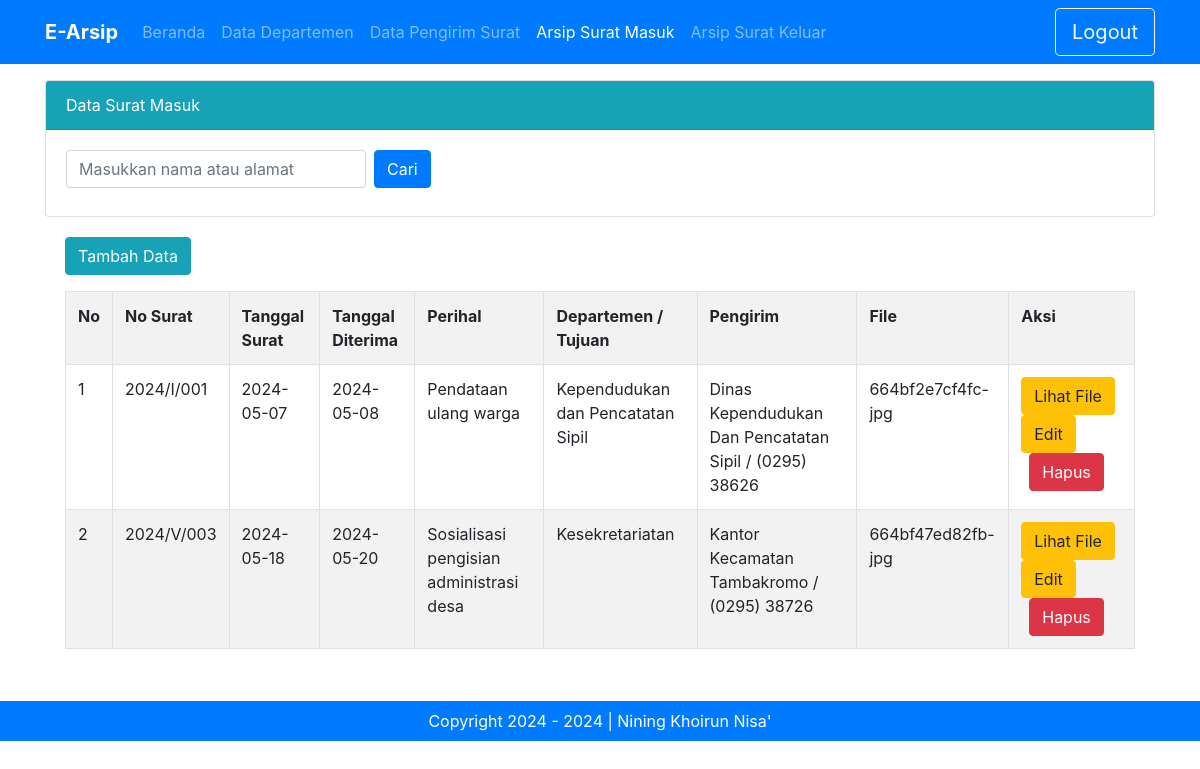
Screenshot of /admin.php?halaman=arsip_surat with the database file from the repository.
### tables this page shows
CREATE TABLE `tbl_arsip` (
  `id_arsip` int(11) NOT NULL,
  `no_surat` varchar(30) NOT NULL,
  `tanggal_surat` date NOT NULL,
  `tanggal_diterima` date NOT NULL,
  `perihal` varchar(100) NOT NULL,
  `id_departemen` int(11) NOT NULL,
  `id_pengirim` int(11) NOT NULL,
  `file` text NOT NULL
);

CREATE TABLE `tbl_departemen` (
  `id_departemen` int(11) NOT NULL,
  `nama_departemen` varchar(50) NOT NULL
);

CREATE TABLE `tbl_pengirim_surat` (
  `id_pengirim` int(11) NOT NULL,
  `nama_pengirim_surat` varchar(50) NOT NULL,
  `alamat` text NOT NULL,
  `no_hp` varchar(13) NOT NULL,
  `email` varchar(30) NOT NULL
);

### admin.php (called while the page is built, shortened)
<?php include "template/header.php"; ?>
<?php include "content.php"; ?>
<?php include "template/footer.php"; ?>

### modul/arsip/data.php (the view, shortened to what this page needs)
<?php
$where = "";
$tampil = mysqli_query($koneksi, "
    SELECT
      tbl_arsip.*,
      tbl_departemen.nama_departemen,
      tbl_pengirim_surat.nama_pengirim_surat,
      tbl_pengirim_surat.no_hp
    FROM
      tbl_arsip
    INNER JOIN tbl_departemen ON tbl_arsip.id_departemen = tbl_departemen.id_departemen
    INNER JOIN tbl_pengirim_surat ON tbl_arsip.id_pengirim = tbl_pengirim_surat.id_pengirim
    $where
  ");
?>
<div class="container mt-3">
  <div class="card">
    <div class="card-header bg-info text-white">Data Surat Masuk</div>
    <div class="card-body">
      <form method="post" action="" class="form-inline">
        <div class="form-group mb-2">
          <input type="text" class="form-control" id="keyword" name="keyword" placeholder="Masukkan nama atau alamat" style="min-width: 300px;">
        </div>
        <button type="submit" name="bcari" class="btn btn-primary mb-2 ml-2">Cari</button>
      </form>
    </div>
  </div>
  <div class="card-body">
    <a href="?halaman=arsip_surat&hal=tambahdata" class="btn btn-info mb-3">Tambah Data</a>
    <table class="table table-bordered table-hovered table-striped">
      <tr>
        <th>No</th>
        <th>No Surat</th>
        <th>Tanggal Surat</th>
        <th>Tanggal Diterima</th>
        <th>Perihal</th>
        <th>Departemen / Tujuan</th>
        <th>Pengirim</th>
        <th>File</th>
        <th>Aksi</th>
      </tr>
      <?php
      $no = 1;
      while ($data = mysqli_fetch_array($tampil)) :
      ?>
        <tr>
          <td><?= $no++ ?></td>
          <td><?= $data['no_surat'] ?></td>
          <td><?= $data['tanggal_surat'] ?></td>
          <td><?= $data['tanggal_diterima'] ?></td>
          <td><?= $data['perihal'] ?></td>
          <td><?= $data['nama_departemen'] ?></td>
          <td><?= $data['nama_pengirim_surat'] ?> / <?= $data['no_hp'] ?></td>
          <td><?= $data['file'] ?></td>
          <td>
            <?php if (!empty($data['file'])) : ?>
              <a href="file/<?= $data['file'] ?>" target="_blank" class="btn btn-warning">Lihat File</a>
            <?php endif; ?>
            <a href="?halaman=arsip_surat&hal=edit&id=<?= $data['id_arsip'] ?>" class="btn btn-warning">Edit</a>
            <a href="?halaman=arsip_surat&hal=hapus&id=<?= $data['id_arsip'] ?>" class="btn btn-danger mx-2" onclick="return confirm('Apakah anda yakin ingin menghapus data ini?')">Hapus</a>
          </td>
        </tr>
      <?php endwhile; ?>
    </table>
  </div>

### rows the page displays
tbl_arsip: no_surat "2024/I/001", tanggal_surat "2024-05-07", tanggal_diterima "2024-05-08", perihal "Pendataan ulang warga", id_departemen.nama_departemen "Kependudukan dan Pencatatan Sipil", id_pengirim.nama_pengirim_surat "Dinas Kependudukan Dan Pencatatan Sipil", id_pengirim.no_hp "(0295) 38626", file "664bf2e7cf4fc-jpg"
tbl_arsip: no_surat "2024/V/003", tanggal_surat "2024-05-18", tanggal_diterima "2024-05-20", perihal "Sosialisasi pengisian administrasi desa", id_departemen.nama_departemen "Kesekretariatan", id_pengirim.nama_pengirim_surat "Kantor Kecamatan Tambakromo", id_pengirim.no_hp "(0295) 38726", file "664bf47ed82fb-jpg"
